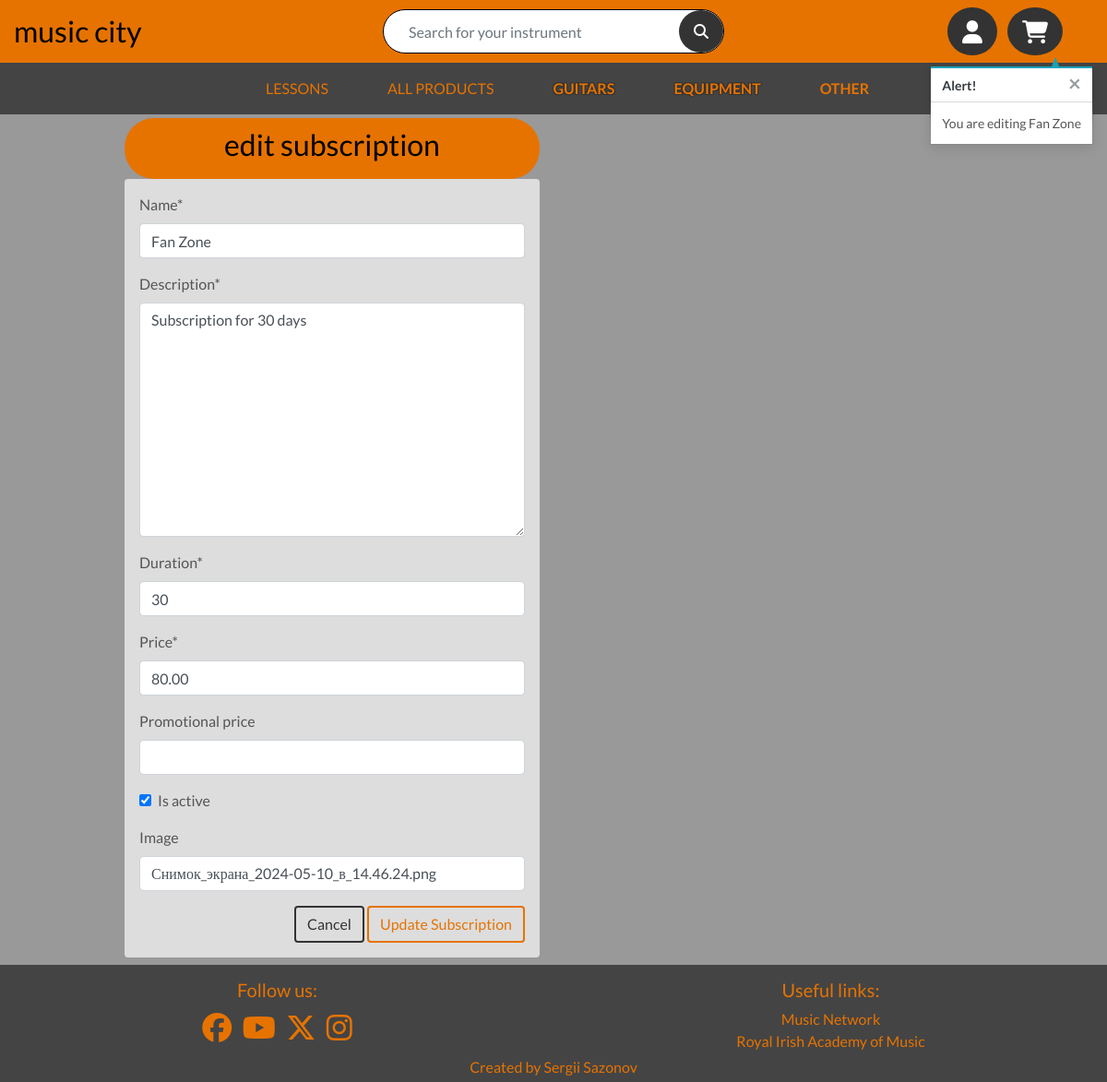
The app's page /lessons/edit_subscription/2/ (signed in) with its own data.
### lessons/models.py (models this page shows, shortened)
class Subscription(models.Model):
    name = models.CharField(max_length=40)
    description = models.TextField()
    duration = models.IntegerField()
    price = models.DecimalField(max_digits=6, decimal_places=2)
    promotional_price = models.DecimalField(max_digits=6,
                                            decimal_places=2,
                                            null=True, blank=True)
    is_active = models.BooleanField(default=True)
    image = CloudinaryField('image', default=None, null=True, blank=True)

### lessons/views.py (the view)
# urls.py: path('edit_subscription/<int:subscription_id>/',
@login_required
def edit_subscription(request, subscription_id):
    if not request.user.is_superuser:
        messages.error(request, 'Sorry, only store owners can do that.')
        return redirect(reverse('home'))
    subscription = get_object_or_404(Subscription, pk=subscription_id)
    if request.method == 'POST':
        form = ManageSubscriptionForm(
            request.POST, request.FILES, instance=subscription
        )
        if form.is_valid():
            form.save()
            messages.success(request, 'Successfully updated subscription!')
            return redirect(reverse('lessons'))
        else:
            messages.error(request, 'Failed to update subscription. '
                                    'Please ensure the form is valid.')
    else:
        form = ManageSubscriptionForm(instance=subscription)
        messages.info(request, f'You are editing {subscription.name}')
    template = 'lessons/edit_subscription.html'
    context = {
        'form': form,
        'subscription': subscription,
    }
    return render(request, template, context)

### lessons/forms.py
class ManageSubscriptionForm(forms.ModelForm):
    class Meta:
        model = Subscription
        fields = '__all__'

### bag/contexts.py (called while the page is built, shortened)
def bag_contents(request):
    bag_items = []
    total = 0
    product_count = 0
    bag = request.session.get('bag', {})
    if total < settings.FREE_DELIVERY_THRESHOLD:
        delivery = total * Decimal(settings.STANDARD_DELIVERY_PERCENTAGE)/100
        free_delivery_delta = settings.FREE_DELIVERY_THRESHOLD - total
    else:
        delivery = 0
        free_delivery_delta = 0
    grand_total = total + delivery
    context = {
        'bag_items': bag_items,
        'total': total,
        'product_count': product_count,
        'delivery': delivery,
        'free_delivery_delta': free_delivery_delta,
        'free_delivery_threshold': settings.FREE_DELIVERY_THRESHOLD,
        'grand_total': grand_total,
    }
    return context

### lessons/templates/lessons/edit_subscription.html (shortened to what this page needs)
{% extends "base.html" %}
{% load static %}
{% block page_header %}
    <div class="container header-container">
    </div>
{% endblock %}
{% block content %}
    <div class="container">
        <div class="row">
            <div class="col-12 col-md-6">
                <div class="product-header">
                    <h2 class="logo-font text-black">Edit Subscription</h2>
                </div>
            </div>
        </div>
        <div class="row">
            <div class="col-12 col-md-6">
                <form method="POST" action="{% url 'edit_subscription' subscription.id %}" class="form mb-2 light-bg p-3 rounded" enctype="multipart/form-data">
                    <fieldset class="rounded">
                        {{ form | crispy }}
                    </fieldset>
                    <div class="text-right">
                        <a class="btn btn-back" href="{% url 'lessons' %}">Cancel</a>
                        <button class="btn btn-main" type="submit">Update Subscription</button>
                    </div>
                </form>
            </div>
        </div>
    </div>
{% endblock %}

### static/css/base.css (style rules this page uses)
html { height: 100%; }
body { color: #555; background-color: #999; font-family: 'Lato'; }
.logo-font { text-transform: lowercase; }
.light-bg { background-color: #ddd; }
.text-black { color: #000 !important; }
.header-container { padding-top: 5rem; }
.product-header { background-color: #e67300; padding: 10px; border-radius: 2rem; text-align: center; }
.btn-main { color: #e67300 !important; background-color: initial; border: 2px solid #e67300; }
.btn-back { background-color: initial; color: #333 !important; border: 2px solid #333; }
@media (min-width: 1200px) { .container { max-width: 80%; } }
@media (min-width: 992px) { .header-container { padding-top: 8rem; } }

### records on screen
Subscription: name "Fan Zone", description "Subscription for 30 days", duration "30", price "80.00", is_active "☑", image "Снимок_экрана_2024-05-10_в_14.46.24.png"

### other values on screen
{{ message }} "You are editing Fan Zone"
